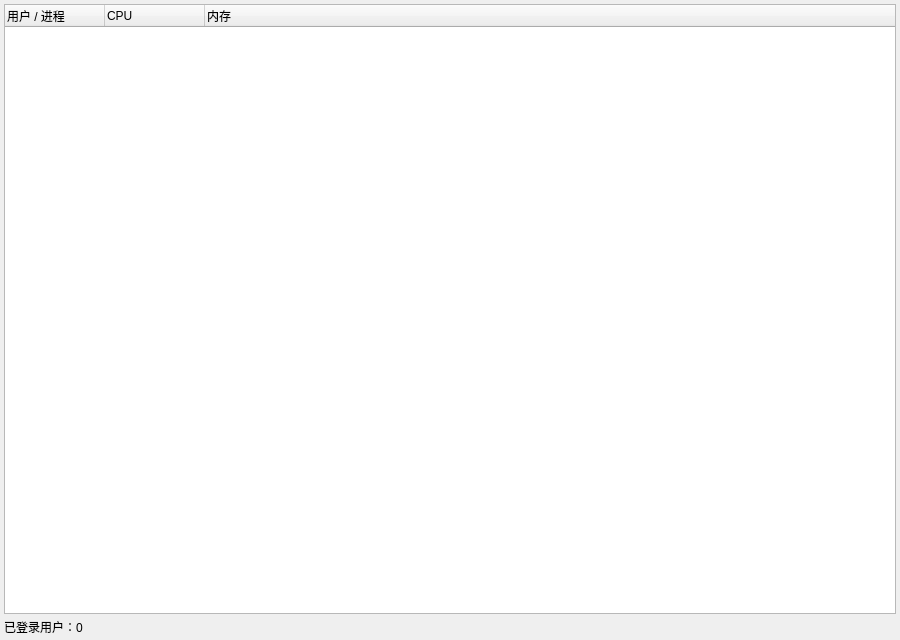
<?xml version="1.0" encoding="UTF-8"?>
<ui version="4.0">
 <class>UsersWidget</class>
 <widget class="QWidget" name="UsersWidget">
  <property name="geometry">
   <rect>
    <x>0</x>
    <y>0</y>
    <width>900</width>
    <height>640</height>
   </rect>
  </property>
  <layout class="QVBoxLayout" name="verticalLayout">
   <property name="spacing">
    <number>4</number>
   </property>
   <property name="leftMargin">
    <number>4</number>
   </property>
   <property name="topMargin">
    <number>4</number>
   </property>
   <property name="rightMargin">
    <number>4</number>
   </property>
   <property name="bottomMargin">
    <number>4</number>
   </property>
   <item>
    <widget class="QTreeWidget" name="treeWidget">
     <property name="alternatingRowColors">
      <bool>true</bool>
     </property>
     <property name="rootIsDecorated">
      <bool>true</bool>
     </property>
     <property name="itemsExpandable">
      <bool>true</bool>
     </property>
     <column>
      <property name="text">
       <string>用户 / 进程</string>
      </property>
     </column>
     <column>
      <property name="text">
       <string>CPU</string>
      </property>
     </column>
     <column>
      <property name="text">
       <string>内存</string>
      </property>
     </column>
    </widget>
   </item>
   <item>
    <widget class="QLabel" name="statusLabel">
     <property name="text">
      <string>已登录用户：0</string>
     </property>
    </widget>
   </item>
  </layout>
 </widget>
 <resources/>
 <connections/>
</ui>
